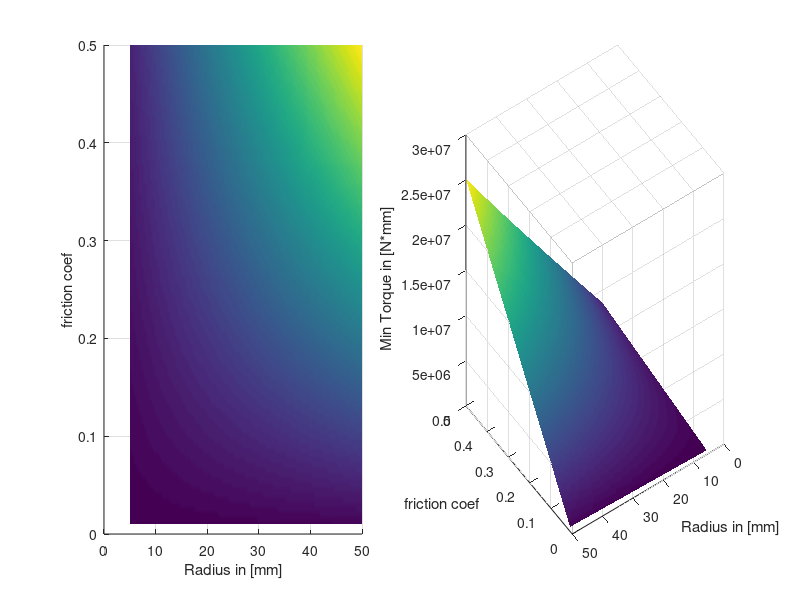

Write MATLAB code to recreate this figure.
%% 1
%
% PL: Badanie zależności wymaganego 
% momentu obrotowego silnika 
% od promienia i współczynnika tarcia koła.
%
% ENG: Examination of electrical motor torque model in reference to wheel
% radius and friction coefficient
% 


%% PARAMETERS DEF
% For given equation M_n > R*mu*N
% M_n - Torque, R - radius of wheel, mu - friction coef, N - pressure force
% generated by mass of robot
% 
% Let's analyze and plot dependencies
% 

M = 100;  % mas of robot "per wheel" in grams
g = 9810    % gravitational acceleration mm/s^2
% N = M * g;

mu = [0.01 :0.005: 0.5];    % coefs vector
R  = [5 :0.5: 50];            % radius coef

% mass of roboto depends on mass of wheels:
% M = M + C*R.^2
%C - constant coef
C = 0.001; % example value, in g/mm^2 unit


%% Calculations
%
X = zeros(99,91);
for k = 1 : length(mu)
    for m = 1 : length(R)
    X(k,m) =   mu(k)*R(m)*((M + C*R(m)*R(m))*g);      
    end
end



figure
subplot(1,2,1)
title('Minimal torque plot')
 
surf(R,mu,X)
shading('interp')
xlabel('Radius in [mm]');
ylabel('friction coef');
zlabel('Min Torque in [N*mm]')
view(0,90)

subplot(1,2,2)
surf(R,mu,X)
shading('interp')
xlabel('Radius in [mm]');
ylabel('friction coef');
zlabel('Min Torque in [N*mm]')
view(-145,-30)
